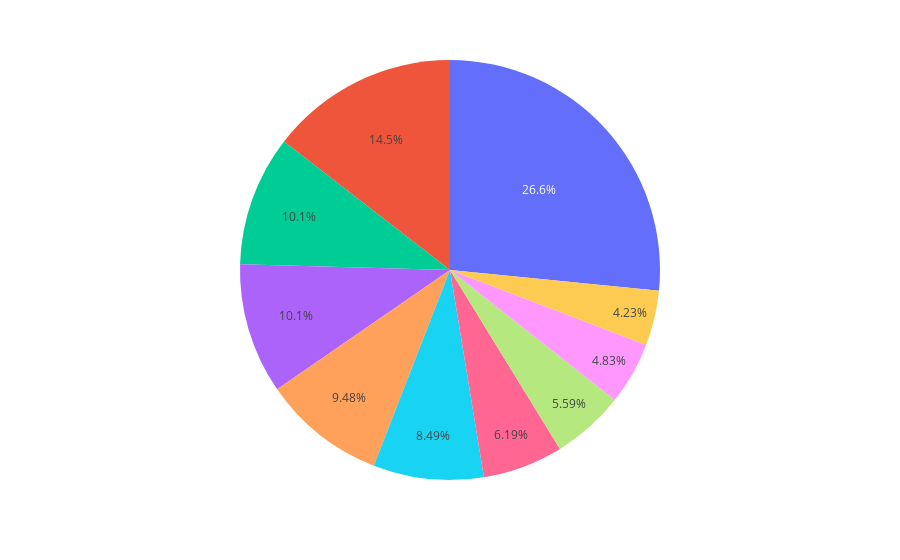

Notebook code cell kept with this figure:
### Code cell
#Top 10 cuisines available
cuisine_val=final_data.Cuisines.value_counts()
cuisine_label=final_data.Cuisines.value_counts().index
fig=px.pie(labels=cuisine_label[:10],values=cuisine_val[:10])
fig.show()

### Figure 1 — Plotly figure (JSON) as saved in the notebook; plotly's stock layout.template omitted (floating-point values rounded to 4 significant figures)
{"data": [{"domain": {"x": [0, 1], "y": [0, 1]}, "hovertemplate": "value=%{value}<extra></extra>", "legendgroup": "", "name": "", "showlegend": false, "type": "pie", "values": [936, 511, 354, 354, 334, 299, 218, 197, 170, 149]}], "layout": {"legend": {"tracegroupgap": 0}, "margin": {"t": 60}}}
